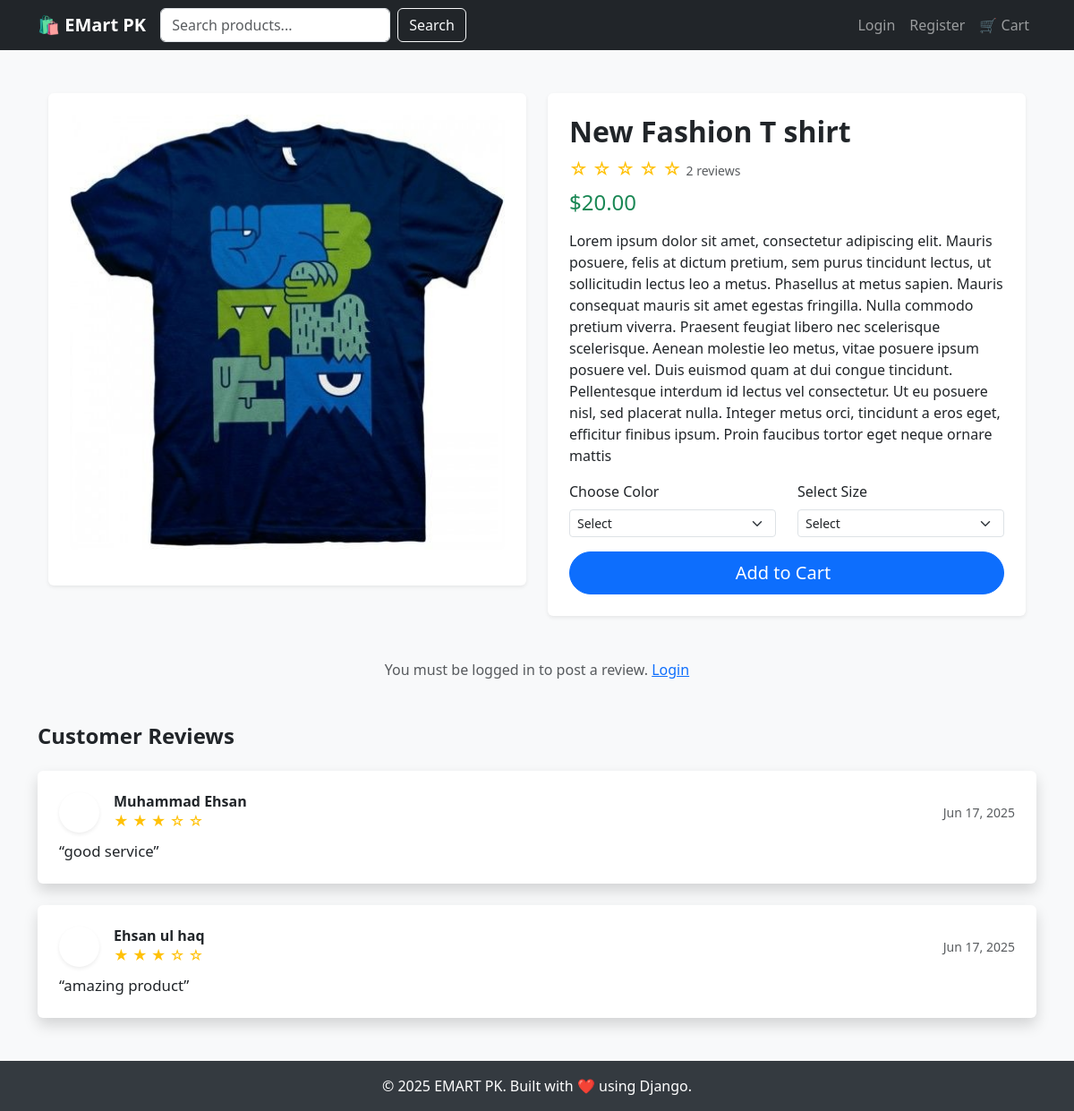
The app's page /product/fashiontshirt/ with its own data.
### store/models.py (models this page shows, shortened)
class Product(models.Model):
    name = models.CharField(max_length=100)
    slug = models.SlugField(unique=True, blank=True)
    description = models.TextField()
    price = models.DecimalField(max_digits=10, decimal_places=2)
    image = models.ImageField(upload_to='products/')
    category = models.ForeignKey(Category, on_delete=models.CASCADE, related_name='products')

class Review(models.Model):
    user = models.ForeignKey(User, on_delete=models.CASCADE)
    product = models.ForeignKey('Product', on_delete=models.CASCADE, related_name='reviews')
    rating = models.IntegerField(choices=[(i, i) for i in range(1, 6)])  # 1 to 5 stars
    comment = models.TextField()
    created_at = models.DateTimeField(auto_now_add=True)

### store/views.py (the view, shortened to what this page needs)
# urls.py: path('product/<slug:slug>/', views.product_detail, name='product_detail'),
def product_detail(request, slug):
    product = get_object_or_404(Product, slug=slug)
    reviews = product.reviews.all().order_by('-created_at')
    form = ReviewForm()
    return render(request, 'product_detail.html', {
        'product': product,
        'reviews': reviews,
        'form': form
    })

### store/forms.py
class ReviewForm(forms.ModelForm):
    class Meta:
        model = Review
        fields = ['rating', 'comment']

### store/templates/product_detail.html (shortened to what this page needs)
{% extends 'base.html' %}
{% block content %}
<div class="container my-5">
  <div class="row g-4 align-items-start">
    <div class="col-lg-6">
      <div class="card p-4 border-0 shadow-sm mb-4">
        {% if product.images.all %}
  <div id="productGallery" class="carousel slide mb-4" data-bs-ride="carousel">
  <div class="carousel-inner" style="height: 400px; overflow: hidden;">
    {% for img in product.images.all %}
      <div class="carousel-item {% if forloop.first %}active{% endif %}">
        <img src="{{ img.image.url }}" class="d-block w-100 h-100 rounded" style="object-fit: cover;" alt="{{ img.alt_text }}">
      </div>
    {% endfor %}
  </div>
  <button class="carousel-control-prev" type="button" data-bs-target="#productGallery" data-bs-slide="prev">
    <span class="carousel-control-prev-icon"></span>
  </button>
  <button class="carousel-control-next" type="button" data-bs-target="#productGallery" data-bs-slide="next">
    <span class="carousel-control-next-icon"></span>
  </button>
</div>
{% else %}
  <img src="{{ product.image.url }}" class="img-fluid rounded mb-3" alt="{{ product.name }}">
{% endif %}
      </div>
    </div>
    <div class="col-lg-6">
      <div class="card p-4 border-0 shadow-sm mb-4">
        <h2 class="fw-bold mb-2">{{ product.name }}</h2>
        <div class="mb-2">
          <span class="text-warning fs-5">
            {% for i in "12345"|make_list %}
              {% if forloop.counter <= product.avg_rating|default:0 %}★{% else %}☆{% endif %}
            {% endfor %}
          </span>
          <span class="text-muted small">{{ reviews|length }} reviews</span>
        </div>
        <h4 class="text-success mb-3">${{ product.price }}</h4>
        <p class="mb-3">{{ product.description }}</p>
        <div class="row mb-3">
          <div class="col-6">
            <label class="form-label">Choose Color</label>
            <select class="form-select form-select-sm">
              <option>Select</option>
            </select>
          </div>
          <div class="col-6">
            <label class="form-label">Select Size</label>
            <select class="form-select form-select-sm">
              <option>Select</option>
            </select>
          </div>
        </div>
        <form method="POST" action="{% url 'add_to_cart' product.id %}">
          <button type="submit" class="btn btn-primary btn-lg rounded-pill w-100">
            <span class="me-2">Add to Cart</span>
          </button>
        </form>
      </div>
    </div>
  </div>
  {% include 'partials/reviews.html' %}
</div>
{% endblock %}

### store/templates/partials/reviews.html (shortened to what this page needs)
{% load form_filters %}
  {% if user.is_authenticated %}
    <div class="mt-5">
      <h5 class="mb-3 fw-bold">Write Your Review</h5>
      {% if form.errors %}
        <div class="alert alert-danger">
          <ul class="mb-0">
            {% for field in form %}
              {% for error in field.errors %}
                <li>{{ error|escape }}</li>
              {% endfor %}
            {% endfor %}
            {% for error in form.non_field_errors %}
              <li>{{ error|escape }}</li>
            {% endfor %}
          </ul>
        </div>
      {% endif %}
      <form method="POST" class="card border-0 shadow-sm p-4 bg-white">
        {% csrf_token %}
        <div class="mb-3">
          <label for="id_rating" class="form-label">Rating</label>
{{ form.rating|add_class:'form-select form-select-sm' }}
        </div>
        <div class="mb-3">
          <label for="id_comment" class="form-label">Your Comment</label>
{{ form.comment|add_class:"form-control" }}
        </div>
        <button type="submit" class="btn btn-primary rounded-pill px-4 w-100 w-md-auto">Submit Review</button>
      </form>
    </div>
  {% else %}
    <p class="mt-4 text-muted text-center">You must be logged in to post a review. <a href="{% url 'login' %}">Login</a></p>
  {% endif %}
</div>
<div class="mt-5">
  <h4 class="mb-4 fw-bold">Customer Reviews</h4>
  {% if reviews %}
    <div class="row g-4">
      {% for review in reviews %}
        <div class="col-12">
          <div class="card border-0 shadow review-card position-relative bg-white">
            <div class="card-body p-4">
              <div class="d-flex justify-content-between align-items-center mb-2">
                <div class="d-flex align-items-center gap-3">
                  <div class="avatar-circle text-white bg-gradient d-flex justify-content-center align-items-center shadow-sm">
                  </div>
                  <div>
                    <h6 class="mb-0 fw-semibold">
                      {% if review.user.get_full_name %}
                        {{ review.user.get_full_name }}
                      {% else %}
                        {{ review.user.username }}
                      {% endif %}
                    </h6>
                    <div class="text-warning fs-6" aria-label="Rating: {{ review.rating }} out of 5">
                      {% for i in "12345"|make_list %}
                        {% if forloop.counter <= review.rating %}★{% else %}☆{% endif %}
                      {% endfor %}
                    </div>
                  </div>
                </div>
                <small class="text-muted">{{ review.created_at|date:"M d, Y" }}</small>
              </div>
              <p class="mt-2 mb-0 text-body" style="font-size: 1.05rem;">“{{ review.comment }}”</p>
            </div>
          </div>
        </div>
      {% endfor %}
    </div>
  {% else %}
    <div class="alert alert-light text-center shadow-sm">No reviews yet. Be the first to write one!</div>
  {% endif %}

### store/templates/base.html (style rules this page uses)
body { background-color: #f8f9fa; }

### store/templates/partials/reviews.html (style rules this page uses)
.review-card { transition: all 0.3s ease-in-out; }
.avatar-circle { width: 45px; height: 45px; border-radius: 50%; font-weight: 600; font-size: 1.2rem; background: linear-gradient(135deg, #0d6efd, #6610f2); }
.bg-gradient { background: linear-gradient(135deg, #6f42c1, #0d6efd); }

### records on screen
Product: image (picture), name "New Fashion T shirt", price "20.00", description "Lorem ipsum dolor sit amet, consectetur adipiscing elit. Mauris posuere, felis at dictum pretium, sem purus tincidunt lectus, ut sollicitudin lectus leo a metus. Phasellus at metus sapien. Mauris consequat mauris sit amet egestas fringilla. Nulla commodo pretium viverra. Praesent feugiat libero nec scelerisque scelerisque. Aenean molestie leo metus, vitae posuere ipsum posuere vel. Duis euismod quam at dui congue tincidunt. Pellentesque interdum id lectus vel consectetur. Ut eu posuere nisl, sed placerat nulla. Integer metus orci, tincidunt a eros eget, efficitur finibus ipsum. Proin faucibus tortor eget neque ornare mattis"
Review: user.get_full_name "Muhammad Ehsan", rating 3 (drawn), created_at "Jun 17, 2025", comment "good service"
Review: user.get_full_name "Ehsan ul haq", rating 3 (drawn), created_at "Jun 17, 2025", comment "amazing product"

### other values on screen
{{ reviews|length }} "2"
